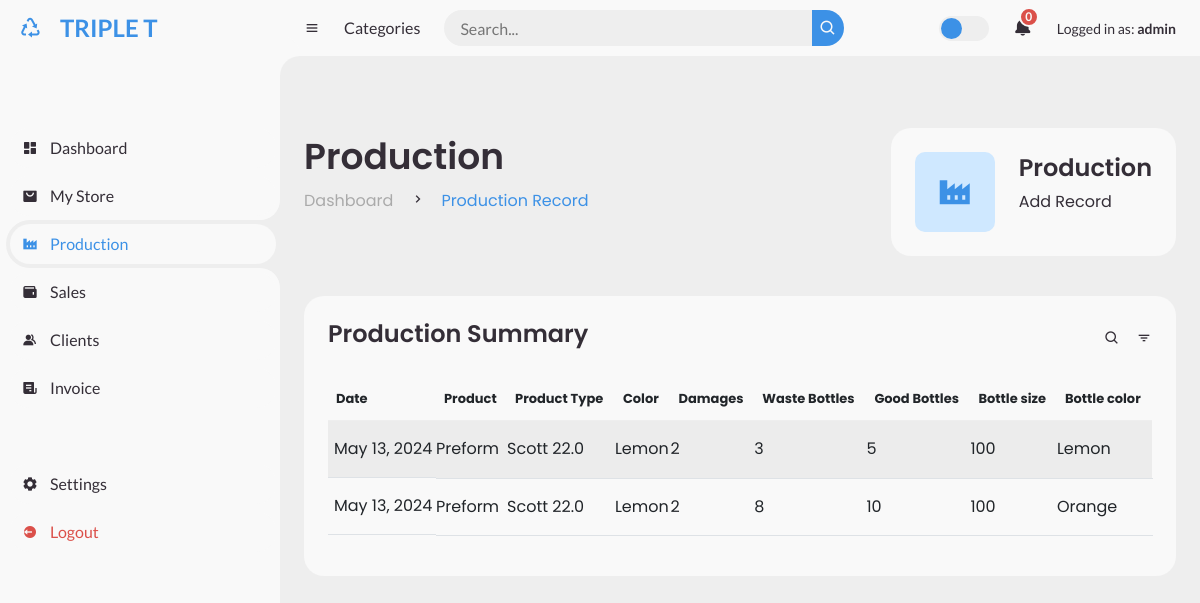
The app's page /production_record/ (signed in), older data.
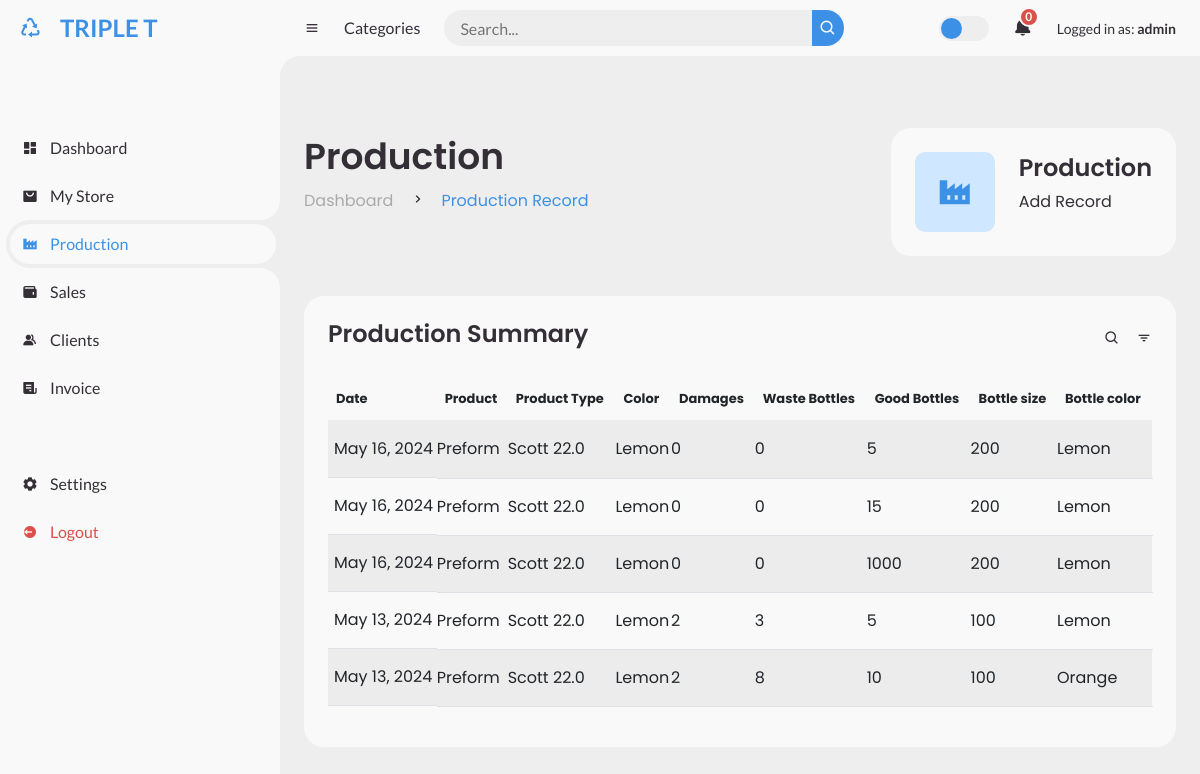
The same page, newer data.
### store/models.py (models this page shows, shortened)
class Production(models.Model):
    product = models.ForeignKey(Stock, on_delete=models.CASCADE, null=True )
    product_quantity = models.IntegerField(null=True, blank=True)
    damages = models.IntegerField(null=True, blank=True)
    waste_bottle = models.IntegerField(null=True, blank=True)
    good_bottle = models.IntegerField()
    bottle_size = models.IntegerField()
    bottle_color = models.ForeignKey(Color, on_delete=models.SET_NULL, null=True, blank=True)
    created_at = models.DateField(null=True, blank=True)
    bottle_unit = models.CharField(max_length=30, null=True, blank=True)

class Stock(models.Model):
    name = models.CharField(max_length=100, null=True)
    color = models.CharField(max_length=50, null=True, blank=True)
    cap_type = models.ForeignKey(Cap, on_delete=models.SET_NULL, null=True, blank=True)
    product_type = models.CharField(max_length=20, null=True, blank=True)
    bottle_type = models.CharField(max_length=20, null=True, blank=True)
    preform_type = models.ForeignKey(Preform_type, on_delete=models.SET_NULL, null=True, blank=True)
    unit = models.IntegerField(null=True, blank=True)
    created_at = models.DateTimeField(auto_now_add=True)
    notification_sent = models.BooleanField(default=False)

class Preform_type(models.Model):
    name = models.CharField(max_length=30)
    size = models.DecimalField(max_digits=5, decimal_places=1)
    quantity_per_bag = models.IntegerField()
    def __str__(self):
        return f"{self.name} {self.size}"

class Color(models.Model):
    name = models.CharField(max_length=100, null=True, blank=True)
    def __str__(self):
        return f"{self.name}"

### store/views.py (the view)
# urls.py: path('production_record/', views.production_record, name="record"),
@login_required
def production_record(request):
    record = Production.objects.order_by('-created_at')
    notifications = Notification.objects.all()
    unread_notifications_count = notifications.filter(is_read=False).count()
    return render(request, 'production/summary.html', {'record': record,'unread_notifications_count':unread_notifications_count })

### store/templates/production/summary.html (shortened to what this page needs)
{% extends "production/base.html" %}
{% block body %}
<div class="head-title">
    <div class="left">
        <h1>Production</h1>
        <ul class="breadcrumb">
          <li>
            <a href="#">Dashboard</a>
          </li>
          <li><i class='bx bx-chevron-right' ></i></li>
          <li>
            <a class="active" href="{% url 'record' %}">Production Record</a>
          </li>
        </ul>
    </div>
    <ul class="box-info">
        <a href="{% url 'production' %}">
          <li>
            <i class='bx bxs-factory'></i>
            <span class="text">
              <h3>Production</h3>
              <p>Add Record</p>
            </span>
          </li>
        </a>
      </ul>
</div>
<div class="table-data">
    <div class="order">
      <div class="head">
        <h3>Production Summary</h3>
        <i class='bx bx-search' ></i>
        <i class='bx bx-filter' ></i>
      </div>
      <table class="table table-striped">
        <thead>
            <tr>
                <th>Date</th>
                <th>Product</th>
                <th>Product Type</th>
                <th>Color</th>
                <th>Damages </th>
                <th>Waste Bottles </th>
                <th>Good Bottles </th>
                <th>Bottle size </th>
                <th>Bottle color</th>
            </tr>
        </thead>
        <tbody>
            {% for record in record %}
            <tr>
                <td>{{record.created_at}}</td>
                <td>{{record.product.name}}</td>
                <td>{{record.product.preform_type}}</td>
                <td>{{record.product.color}}</td>
                <td>{{record.damages}}</td>
                <td>{{record.waste_bottle}}</td>
                <td>{{record.good_bottle}}</td>
                <td>{{record.bottle_size}}</td>
                <td>{{record.bottle_color}}</td>
            </tr>
            {% endfor %}
        </tbody>
      </table>
    </div>
</div>
{% endblock %}

### store/templates/production/base.html (shortened to what this page needs)
{% load static %}
<!DOCTYPE html>
<html lang="en">
<head>
	<link href='https://unpkg.com/boxicons@2.0.9/css/boxicons.min.css' rel='stylesheet'>
	<link href="https://cdn.jsdelivr.net/npm/bootstrap@5.2.3/dist/css/bootstrap.min.css" rel="stylesheet">
	<link href="{% static './css/style.css' %}" rel="stylesheet" />
</head>
<body>
	<section id="sidebar">
		<a href="#" class="brand ">
			<i class='bx bx-recycle'></i>
			<span class="text"> TRIPLE T <br>
			</span>
		</a>
		<ul class="side-menu top">
			<li>
				<a href="{% url 'home' %}">
					<i class='bx bxs-dashboard' ></i>
					<span class="text">Dashboard</span>
				</a>
			</li>
			<li>
				<a href="{% url 'stock_list' %}">
					<i class='bx bxs-shopping-bag-alt store' ></i>
					<span class="text">My Store</span>
				</a>
			</li>
			<li class="active">
				<a class="nav-link" href="{% url 'record' %}">
					<i class='bx bxs-factory'></i>
					<span class="text">Production</span>
				</a>
			</li>
			<li >
				<a href="{% url 'sales_record' %}">
					<i class='bx bxs-wallet'></i>
					<span class="text">Sales</span>
				</a>
			</li>
			<li>
				<a href="{% url 'customer' %}">
					<i class='bx bxs-group'></i>
					<span class="text">Clients</span>
				</a>
			</li>
			<li>
				<a href="{% url 'invoice' %}">
					<i class='bx bxs-receipt'></i>
					<span class="text">Invoice</span>
				</a>
			</li>
		</ul>
		<ul class="side-menu">
			{% if request.user.is_superuser %}
			<li>
				<a href="{% url 'settings' %}" >
					<i class='bx bxs-cog' ></i>
					<span class="text">Settings</span>
				</a>
			</li>
			{% endif %}
			<li>
				<a href="{% url 'user_logout' %}" class="logout">
					<i class='bx bxs-log-out-circle' ></i>
					<span class="text">Logout</span>
				</a>
			</li>
		</ul>
	</section>
	<section id="content">
		<nav>
			<i class='bx bx-menu' ></i>
			<a href="#" class="nav-link">Categories</a>
			<form action="#">
				<div class="form-input">
					<input type="search" placeholder="Search...">
					<button type="submit" class="search-btn"><i class='bx bx-search' ></i></button>
				</div>
			</form>
			<label for="switch-mode" class="switch-mode"></label>
			<a href="{% url 'notify' %}" class="notification">
				<i class='bx bxs-bell' ></i>
				<span class="num">{{ unread_notifications_count }}</span>
			</a>
			<a href="#" class="profile">
					<div class="small">Logged in as: <strong>{{user.get_username}}</strong></div>
			</a>
		</nav>
	<main>
        {% block body %}
		{% endblock%}
	</main>
	</section>
</body>
</html>

### store/templates/production/base.html (style rules this page uses)
ol, ul { padding-left: 0rem !important; }

Row changes from the older to the newer data that the page shows:
added Production: created_at "May 16, 2024", product.name "Preform", product.preform_type "Scott 22.0", product.color "Lemon", damages "0", waste_bottle "0", good_bottle "5", bottle_size "200", bottle_color "Lemon"
added Production: created_at "May 16, 2024", product.name "Preform", product.preform_type "Scott 22.0", product.color "Lemon", damages "0", waste_bottle "0", good_bottle "15", bottle_size "200", bottle_color "Lemon"
added Production: created_at "May 16, 2024", product.name "Preform", product.preform_type "Scott 22.0", product.color "Lemon", damages "0", waste_bottle "0", good_bottle "1000", bottle_size "200", bottle_color "Lemon"
